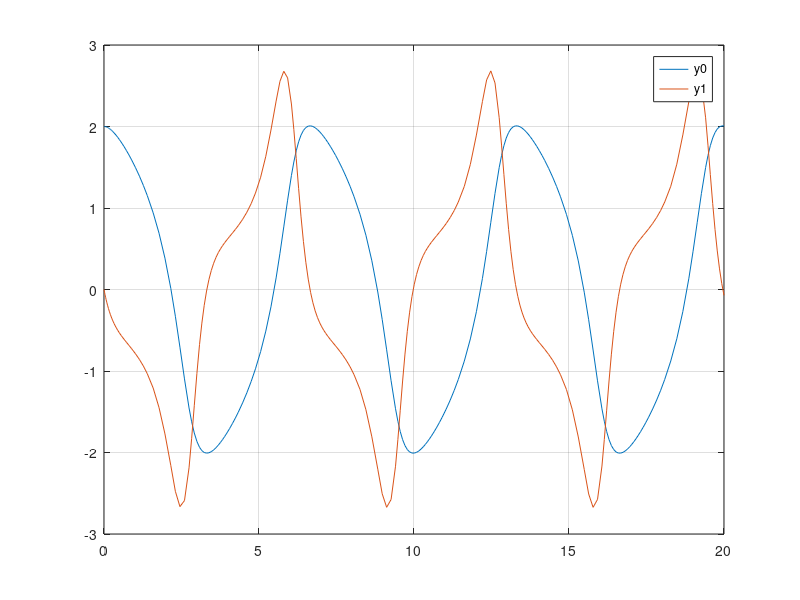

Here is the MATLAB script that generated this plot:
close all; clear, clc

function dy = fun(~, y)
    dy = [y(2)
          (1-y(1).^2)*y(2)-y(1)];
end

tspan = [0 20];
y0 = [2; 0];

[t, y] = ode45(@fun, tspan, y0);

plot(t,y), grid on
legend('y0','y1')